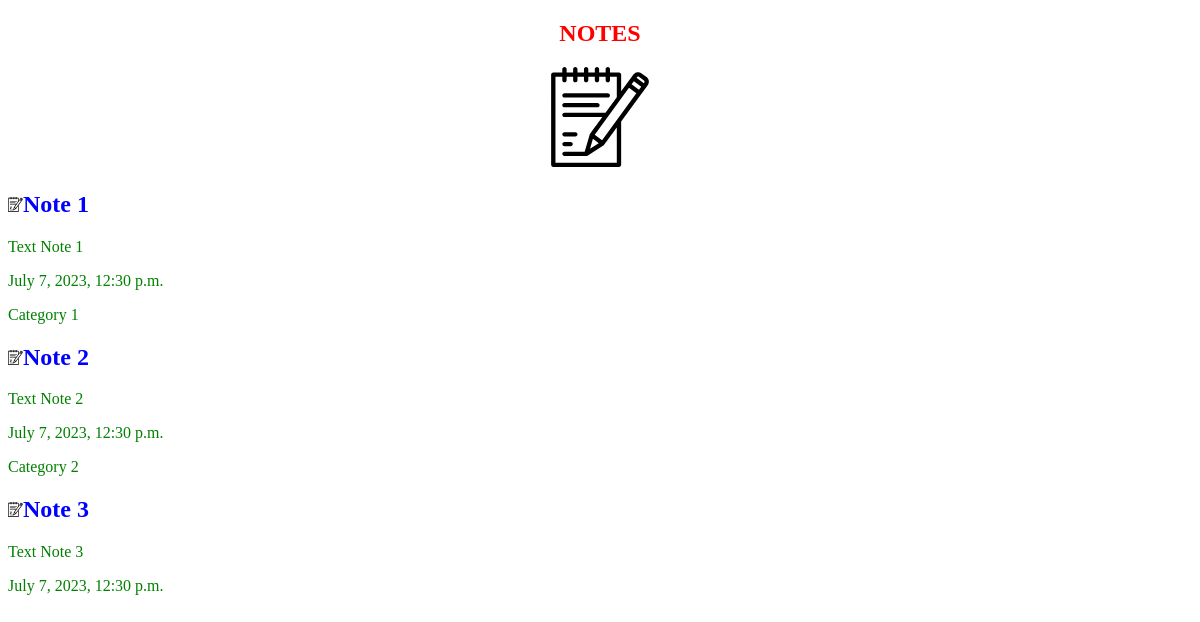
The app's page /notes with its own data.
### notes/models.py (models this page shows, shortened)
class Note(models.Model):
    title = models.CharField(max_length=200)
    text = models.TextField()
    reminder = models.DateTimeField(blank=True)
    category = models.ForeignKey(Category, on_delete=models.SET_NULL, null=True)
    class Meta:
        verbose_name = 'Note'
        verbose_name_plural = 'Notes'

class Category(models.Model):
    title = models.CharField(max_length=200)
    class Meta:
        verbose_name = 'Category'
        verbose_name_plural = 'Categories'

### notes/views.py (the view)
# urls.py: path('notes', views.show_html, name='show_html'),
def show_html(request):
    notes = Note.objects.all()
    return render(request, 'notes/notes.html', {'notes': notes})

### notes/templates/notes/notes.html (shortened to what this page needs)
{% load static %}
<!DOCTYPE html>
<html>
<head>
    <link rel="stylesheet" href="{% static 'notes/css/notes.css' %}">
</head>
<body>
    <aside>
        <h1> NOTES </h1>
        <img src="{% static 'notes/img/notes_img.svg'%}" alt="note">
    </aside>
    <main>
        {% for note in notes %}
            <h2><img src="{% static 'notes/img/notes_img.svg'%}" alt="note">{{ note.title }}</h2>
            <p>{{ note.text }}</p>
            <p>{{ note.reminder }}</p>
            <p>{{ note.category.title }}</p>
        {% endfor %}
    </main>
</body>
</html>

### notes/static/notes/css/notes.css (style rules this page uses)
body { background: white; color: red; }
body img { width: 100px; }
body h2 img { width: 15px; }
body p { color: green }
body h2 { color: blue }
main { float: left, }
aside { text-align: center; }

### records on screen
Note: title "Note 1", text "Text Note 1", reminder "July 7, 2023, 12:30 p.m.", category "Category 1"
Note: title "Note 2", text "Text Note 2", reminder "July 7, 2023, 12:30 p.m.", category "Category 2"
Note: title "Note 3", text "Text Note 3", reminder "July 7, 2023, 12:30 p.m."
